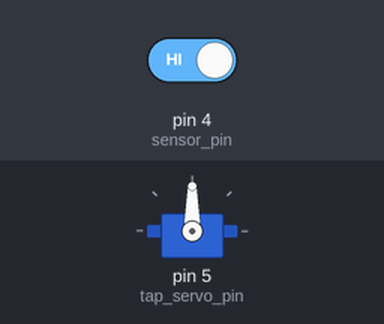
A sketch run on a simulated Arduino Uno, built with avr-gcc and run on an emulated ATmega328P. Parts: servo. The inputs (shaded band) are chosen by the test bench; at power-on: pin 4 (sensor_pin) HIGH. What the sketch prints to the serial monitor is not drawn.

Above: at 1.2 s.
1.3 s: pin 4 (sensor_pin) driven LOW
At 2.1 s:
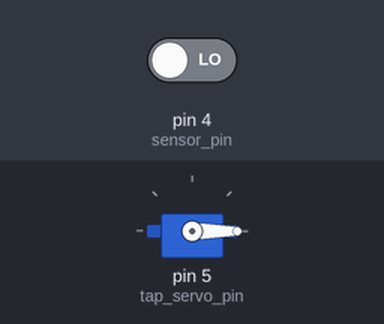
2.8 s: pin 4 (sensor_pin) driven HIGH
At 5.6 s:
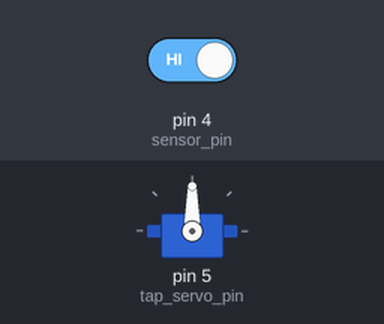
Timing chart, 0 to 7.1 s (numbered marks = the images above; inputs shaded):
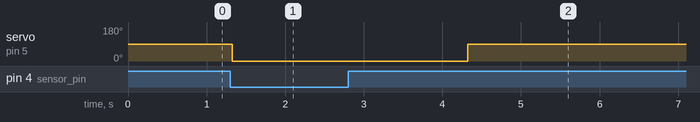

The sketch:

conveyor.ino
```cpp
#include <Servo.h>

Servo tap_servo;

int sensor_pin = 4;
int tap_servo_pin =5;
int val;

void setup(){
  pinMode(sensor_pin,INPUT_PULLUP);
  tap_servo.attach(tap_servo_pin);
   Serial.begin(9600);
}

void loop(){
  val = digitalRead(sensor_pin);
  Serial.println(val);
  if (val==0)
  {
    Serial.println("Sensor detected!");
    tap_servo.write(0);
    unsigned long start_time = millis();
    while (millis() - start_time < 500) {
      // Wait for 500ms before moving the servo to 180 degrees
      delay(3000);
    }
    tap_servo.write(90);
  }
}
```

Measured:
- after the input at 1.3 s, servo on pin 5 (tap_servo_pin): 90° → 0° at once
- after the input at 2.8 s, servo on pin 5 (tap_servo_pin): 0° → 90° after 1.5 s
